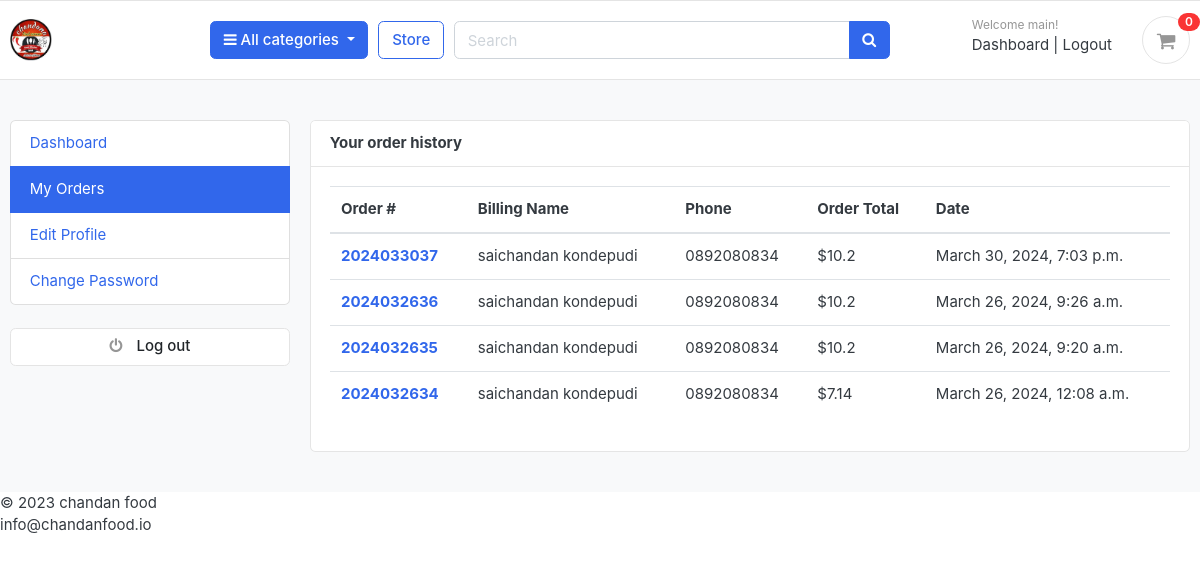
Before: /accounts/my_orders/ (signed in) with the older database file.
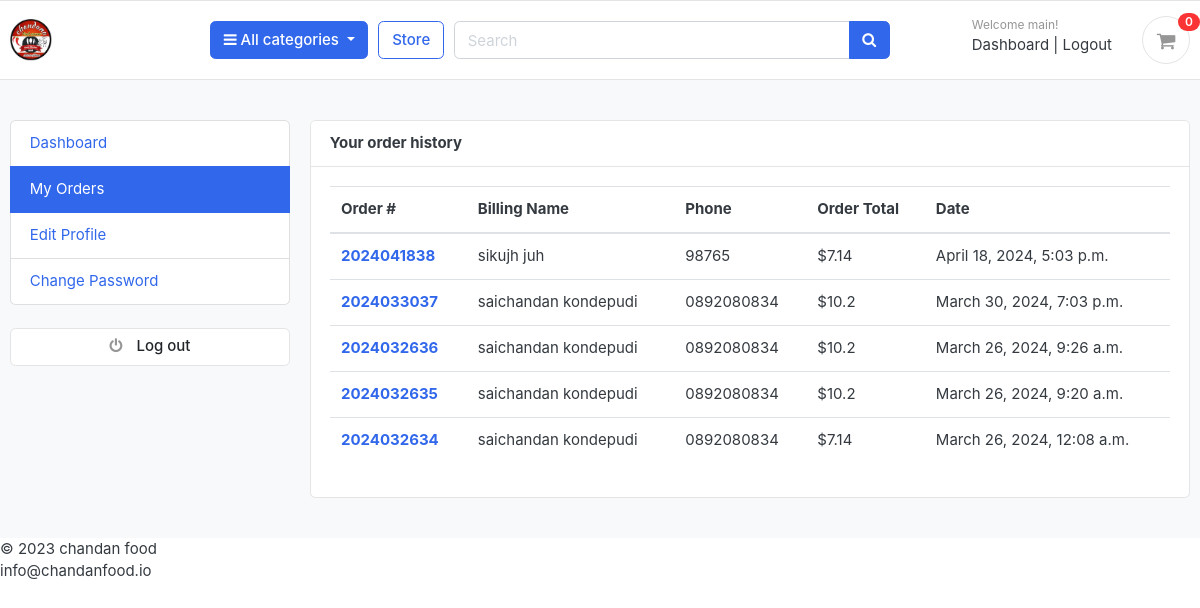
After: the same page with the newer database file.
### orders/models.py (models this page shows, shortened)
class Order(models.Model):
    STATUS = (
        ('New', 'New'),
        ('Accepted', 'Accepted'),
        ('Completed', 'Completed'),
        ('Cancelled', 'Cancelled'),
    )
    user = models.ForeignKey(Account, on_delete=models.SET_NULL, null=True)
    payment = models.ForeignKey(Payment, on_delete=models.SET_NULL, blank=True, null=True)
    order_number = models.CharField(max_length=20)
    first_name = models.CharField(max_length=50)
    last_name = models.CharField(max_length=50)
    phone = models.CharField(max_length=15)
    email = models.EmailField(max_length=50)
    address_line_1 = models.CharField(max_length=50)
    address_line_2 = models.CharField(max_length=50, blank=True)
    country = models.CharField(max_length=50)
    state = models.CharField(max_length=50)
    city = models.CharField(max_length=50)
    order_note = models.CharField(max_length=100, blank=True)
    order_total = models.FloatField()
    tax = models.FloatField()
    status = models.CharField(max_length=10, choices=STATUS, default='New')
    ip = models.CharField(blank=True, max_length=20)
    is_ordered = models.BooleanField(default=False)
    created_at = models.DateTimeField(auto_now_add=True)
    updated_at = models.DateTimeField(auto_now=True)
    def full_name(self):
        return f'{self.first_name} {self.last_name}'

### accounts/views.py (the view)
# urls.py: path('my_orders/', views.my_orders, name='my_orders'),
@login_required(login_url='login')
def my_orders(request):
    orders = Order.objects.filter(user=request.user, is_ordered=True).order_by('-created_at')
    context = {
        'orders': orders,
    }
    return render(request, 'accounts/my_orders.html', context)

### carts/context_processor.py (called while the page is built)
def counter(request):
    cart_count=0
    if 'admin' in request.path:
        return {}
    else:
        try:
            cart=Cart.objects.filter(cart_id=_cart_id(request))
            if request.user.is_authenticated:
                cart_items=CartItem.objects.all().filter(user=request.user)
            else:
                cart_items=CartItem.objects.all().filter(cart=cart[:1])
            for cart_item in cart_items:
                cart_count +=cart_item.quantity
        except Cart.DoesNotExist:
            cart_count=0
        return dict(cart_count=cart_count)

### carts/views.py (called while the page is built)
def _cart_id(request):
    cart = request.session.session_key
    if not cart:
        cart = request.session.create()
    return cart

### category/context_processors.py (called while the page is built)
def menu_links(request):
    links=Category.objects.all()
    return dict(links=links)

### category/models.py (called while the page is built)
    def get_url(self):
        return reverse('products_by_category', args=[self.slug])

### templates/accounts/my_orders.html (shortened to what this page needs)
{% extends 'base.html' %}
{% block content %}
<section class="section-content padding-y bg">
<div class="container">
	<div class="row">
	{% include 'includes/dashboard_sidebar.html' %}
	<main class="col-md-9">
		<article class="card">
		<header class="card-header">
			<strong class="d-inline-block mr-3">Your order history</strong>
		</header>
		<div class="card-body">
			<div class="row">
			<div class="col-md-12">
				<table class="table table-hover">
				  <thead>
				    <tr>
				      <th scope="col">Order #</th>
				      <th scope="col">Billing Name</th>
				      <th scope="col">Phone</th>
				      <th scope="col">Order Total</th>
							<th scope="col">Date</th>
				    </tr>
				  </thead>
				  <tbody>
						{% for order in orders %}
				    <tr>
				      <th scope="row"><a href="{% url 'order_detail' order.order_number %}">{{order.order_number}}</a></th>
				      <td>{{order.full_name}}</td>
				      <td>{{order.phone}}</td>
				      <td>${{order.order_total}}</td>
							<td>{{order.created_at}}</td>
				    </tr>
				{% endfor %}
				  </tbody>
				</table>
			</div>
			</div>
		</div>
		</article>
	</main>
</div>
</div>
</section>
{% endblock %}

Changed rows visible on the page:
added Order: order_number "2024041838", full_name "sikujh juh", phone "98765", order_total "7.14", created_at "April 18, 2024, 5:03 p.m."
